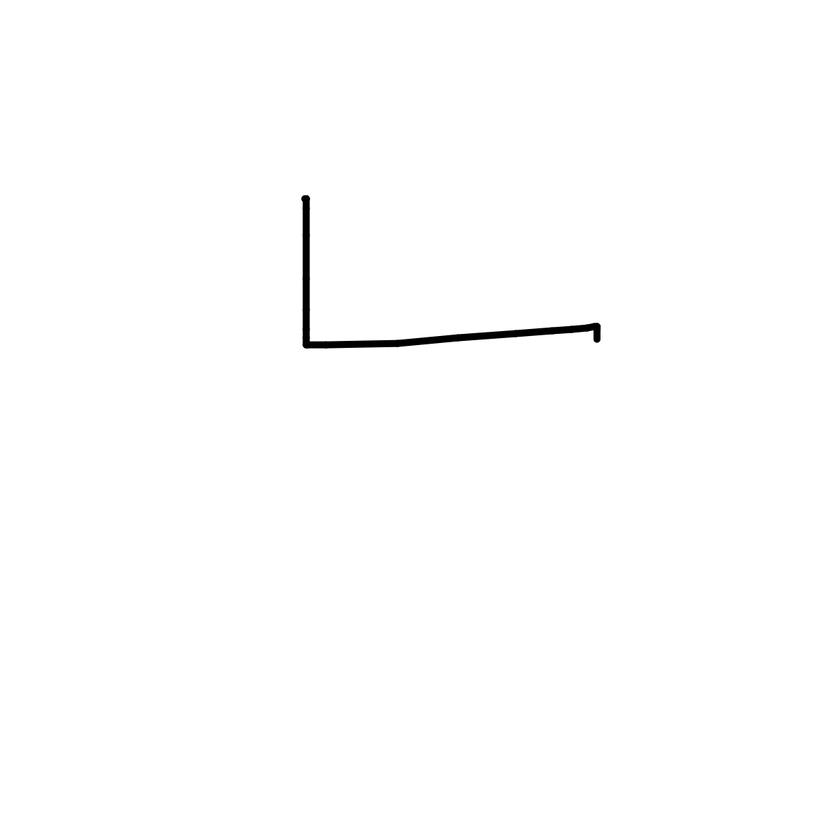
#> input picture blank.png, 840 x 840 px, shrunk from 1200 x 1200 before the run
$ python main.py   (older library calls are emulated)
#> lines starting #> are read from the running program, lines starting #| are printed output that depends on the picture; after the words box and inside, x2 and y2 are one past the last pixel; in counts of white or black regions, pixels touching at a corner belong together
from __future__ import print_function
from cv2 import cv2 as cv
import numpy as np
import argparse
import random as rng
import math
#rng.seed(12345)

def thresh_callback(val):
    threshold = val
    # Detect edges using Canny
    canny_output = cv.Canny(src_gray, threshold, threshold * 2)

    # Find contours
    _,contours, hierarchy = cv.findContours(canny_output, cv.RETR_TREE, cv.CHAIN_APPROX_SIMPLE)

    # Find the convex hull object for each contour
    hull_list = []
    for i in range(len(contours)):
        hull = cv.convexHull(contours[i])
        hull_list.append(hull)

    #delete repeated contours
    delete_list=[]
    for i in range(len(contours)):
        for j in range(i+1,len(contours)):
            d= [False for c in contours[j] if c not in contours[i]]
            #not d:j in i
            f= [False for c in contours[i] if c not in contours[j]]
            #not f: i in j
            if not d and not f:# i is j
                if i not in delete_list and j not in delete_list:
                    delete_list.append(j)
    for i in delete_list[::-1]:
        del contours[i]

    # Draw results
    drawing = np.zeros((canny_output.shape[0], canny_output.shape[1], 3), dtype=np.uint8)
    contour_area=[]
    center_mass=[]
    bounding_box_area=[]
    for i in range(len(contours)):
        if cv.contourArea(contours[i])>=0:
            #random color for each detection
            color = (rng.randint(0,256), rng.randint(0,256), rng.randint(0,256))

            #draw contour
            cv.drawContours(drawing, contours, i, color)

            #draw convexhull
            #cv.drawContours(drawing, hull_list, i, color)

            #draw center of mass
            M = cv.moments(contours[i])
            if M["m00"]!=0:
                cX = int(M["m10"] / M["m00"])
                cY = int(M["m01"] / M["m00"])
                cv.circle(drawing, (cX, cY), 3, color, -1)

            # [8 lines of commented-out code are left out]
                rect = cv.minAreaRect(contours[i])
                box = cv.boxPoints(rect)
                box = np.int0(box)
                cv.drawContours(drawing,[box],0,color,2)

                center_mass.append((cX,cY))
                bounding_box_area.append(cv.contourArea(box))
                contour_area.append(cv.contourArea(contours[i]))

            # [9 lines of commented-out code are left out]


    print("contours length",len(contours))

    #calculate weighted center of mass
    area=0
    area_mass_x=0
    area_mass_y=0
    bounding=0
    bounding_mass_x=0
    bounding_mass_y=0
    for i in range(len(center_mass)):
        area+=contour_area[i]
        area_mass_x+=(contour_area[i]*center_mass[i][0])
        area_mass_y+=(contour_area[i]*center_mass[i][1])

        bounding+=bounding_box_area[i]
        bounding_mass_x+=(bounding_box_area[i]*center_mass[i][0])
        bounding_mass_y+=(bounding_box_area[i]*center_mass[i][1])

    print("width",width,"height",height)
    area_mass=(int(area_mass_x/area),int(area_mass_y/area))
    bounding_mass=(int(bounding_mass_x/bounding), int(bounding_mass_y/bounding))
    print("center_mass_contourArea",area_mass)
    cv.circle(drawing, area_mass, 8, (0,255,255), -1)
    print("center_mass_boundingArea",bounding_mass)
    cv.circle(drawing, bounding_mass, 8, (0,0,255), -1)

    # Show in a window
    cv.imshow('Contours', drawing)

# Load source image
src = cv.imread(cv.samples.findFile("blank.png"))
#> src is the input picture: shape (840, 840, 3); min 0, max 255, mean 253.8
if src is None:
    #print('Could not open or find the image:', args.input)
    print('Could not open or find the image:', "blank.png")
    exit(0)

# Convert image to gray and blur it
src_gray = cv.cvtColor(src, cv.COLOR_BGR2GRAY)
src_gray = cv.blur(src_gray, (3,3))

# Create Window
source_window = 'Source'
cv.namedWindow(source_window)
cv.imshow(source_window, src)
width=src_gray.shape[0]
#> width = 840
height=src_gray.shape[1]
#> height = 840

max_thresh = 255
thresh = 100 # initial threshold
cv.createTrackbar('Canny thresh:', source_window, thresh, max_thresh, thresh_callback)
thresh_callback(thresh)
#> in thresh_callback, `canny_output = cv.Canny(src_gray, threshold, threshold * 2)`:
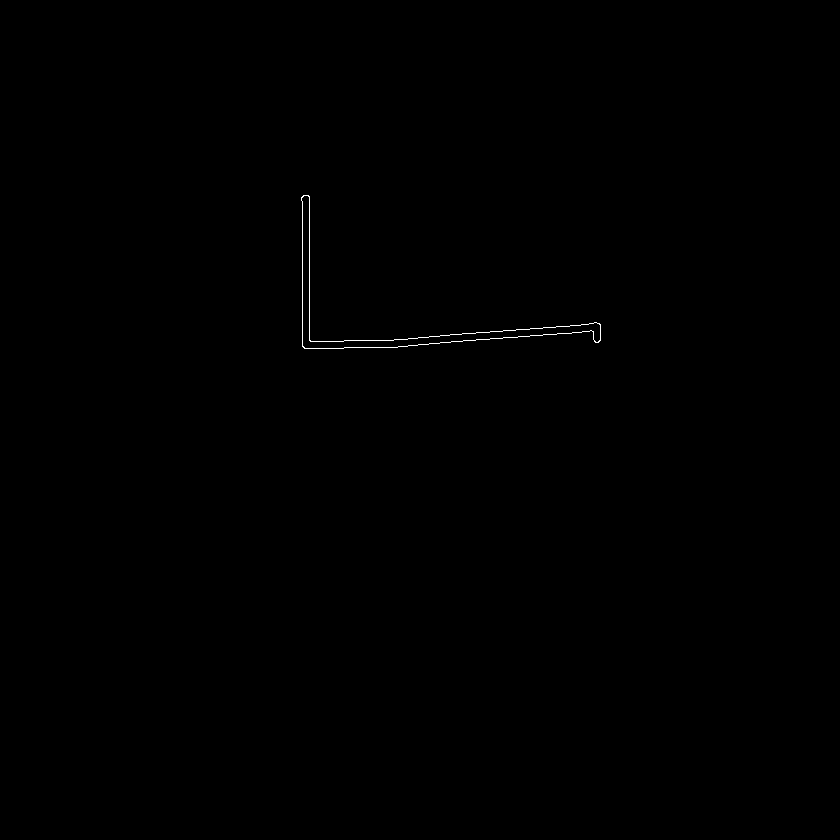
#> canny_output: shape (840, 840); 0.13% white in thin lines or dots, all inside (x1, y1, x2, y2) = (301, 195, 601, 349)
#> in thresh_callback, `_,contours, hierarchy = cv.findContours(canny_output, cv.RETR_TREE, cv..`: contours = 2 contours; box (x1, y1, x2, y2) and area: (301, 195, 601, 349) 3208, (301, 195, 601, 349) 3194
#> the loop in thresh_callback, `for i in range(len(contours)):` made 2 passes
#> after the loop in thresh_callback, `for i in range(len(contours)):`: hull_list = 2 contours; box (x1, y1, x2, y2) and area: (301, 195, 601, 349) 26171, (301, 195, 601, 349) 26048
#> after the loop in thresh_callback, `for i in range(len(contours)):`: delete_list = [1]
#> the loop in thresh_callback, `for i in delete_list[::-1]:` made 1 pass
#> the loop in thresh_callback, `for i in range(len(contours)):` made 1 pass
#> (color, cX, cY, rect, box) on pass 1: ((197, 215, 20), 408, 315, ((450.6, 270.6), (298.1, 153.3), -0.392), [[302, 348], [300, 195], [599, 192], [600, 346]])
#> after the loop in thresh_callback, `for i in range(len(contours)):`: bounding_box_area = [45823.5]; center_mass = [(408, 315)]; contour_area = [3207.5]
#| contours length 1
#> the loop in thresh_callback, `for i in range(len(center_mass)):` made 1 pass
#> (area, area_mass_x, area_mass_y, bounding, bounding_mass_x, bounding_mass_y) on pass 1: (3207.5, 1308660, 1010362.5, 45823.5, 18695988, 14434402.5)
#> after the loop in thresh_callback, `for i in range(len(center_mass)):`: area = 3207.5; area_mass_x = 1308660; area_mass_y = 1010362.5; bounding = 45823.5; bounding_mass_x = 18695988; bounding_mass_y = 14434402.5
#| width 840 height 840
#> in thresh_callback, `area_mass=(int(area_mass_x/area),int(area_mass_y/area))`: area_mass = (408, 315)
#| center_mass_contourArea (408, 315)
#> in thresh_callback, `cv.circle(drawing, area_mass, 8, (0,255,255), -1)`:
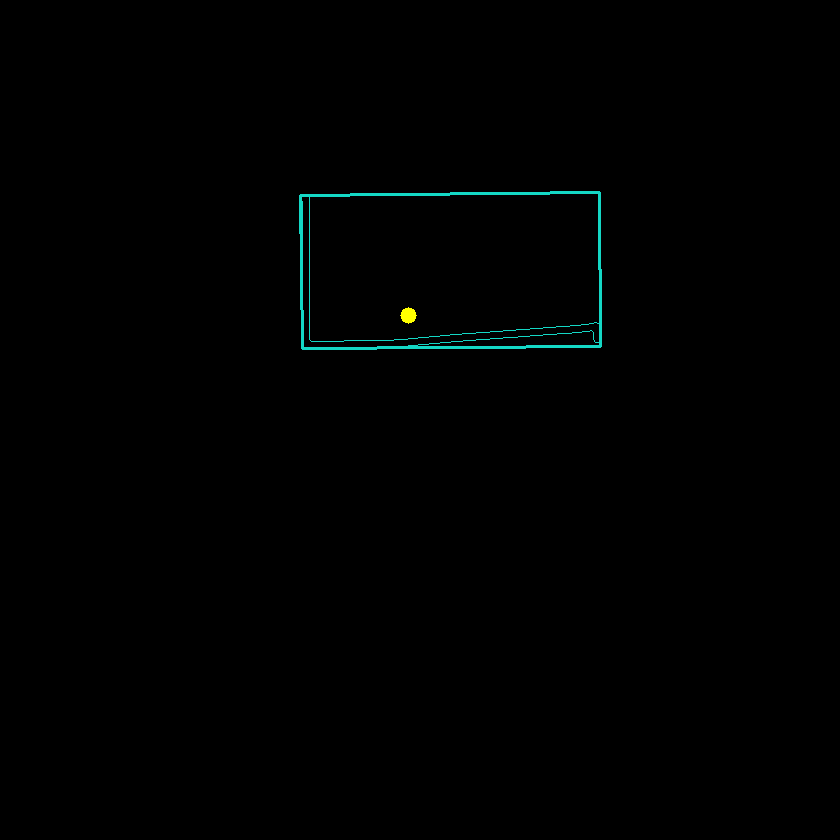
#> drawing: shape (840, 840, 3); mean of channels 0, 1, 2 0.9, 1.1, 0.2; drawn as B, G, R
#| center_mass_boundingArea (408, 315)
#> in thresh_callback, `cv.circle(drawing, bounding_mass, 8, (0,0,255), -1)`: drawing: shape (840, 840, 3); 0.03% of pixels changed, all inside (x1, y1, x2, y2) = (400, 307, 417, 324)

cv.waitKey()
